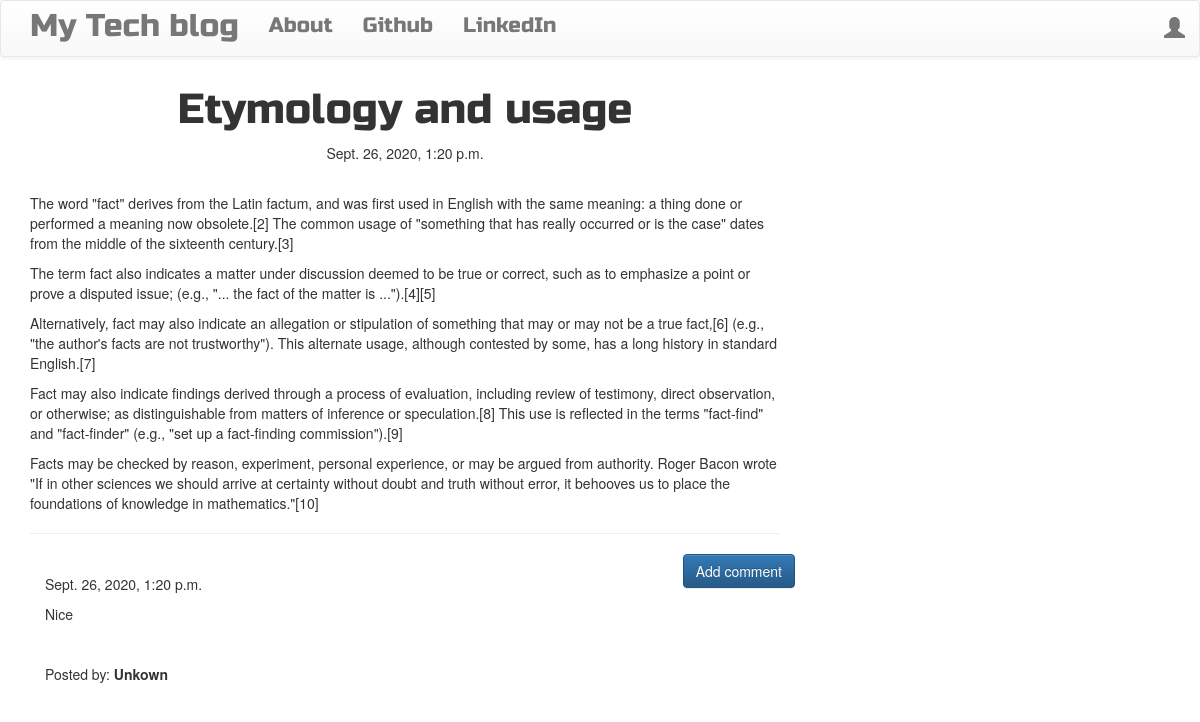
/post/1, run on the app's committed database.
### EpicBlog/models.py (models this page shows, shortened)
class Post(models.Model):
    author = models.ForeignKey('auth.User',on_delete=models.CASCADE,)
    title = models.CharField(max_length=200)
    text = models.TextField()
    img = models.ImageField(upload_to='EpicBlog/images',default="")
    created_date = models.DateTimeField(default=timezone.now)
    published_date = models.DateTimeField(blank=True, null=True)

class Comment(models.Model):
    post = models.ForeignKey('EpicBlog.Post', related_name='comments',on_delete=models.CASCADE,)
    author = models.CharField(max_length=200)
    text = models.TextField()
    created_date = models.DateTimeField(default=timezone.now)
    approved_comment = models.BooleanField(default=False)

### EpicBlog/views.py (the view)
# urls.py: url(r'^post/(?P<pk>\d+)$', views.PostDetailView.as_view(), name='post_detail'),
class PostDetailView(DetailView):
    model = Post

### EpicBlog/templates/EpicBlog/post_detail.html (shortened to what this page needs)
{% extends 'EpicBlog/base.html' %}
{% block content %}
        <h1 class='posttitle loader'>{{ post.title }}</h1>
        {% if post.published_date %}
            <div class="date postdate">
                {{ post.published_date }}
            </div>
        {% else %}
            <a class="btn btn-default" href="{% url 'post_publish' pk=post.pk %}">Publish</a>
        {% endif %}
        <div class="container">
        </div>
      <p class='postcontent' >{{ post.text|safe|linebreaksbr }}</p>
  <hr>
  <a class="btn btn-primary btn-comment" href="{% url 'add_comment_to_post' pk=post.pk %}">Add comment</a>
  <div class="container">
  {% for comment in post.comments.all %}
  <br>
      {% if user.is_authenticated or comment.approved_comment %}
              {{ comment.created_date }}
          <p>{{ comment.text|safe|linebreaks }}</p>
          <p>Posted by: <strong>{{ comment.author }}</strong></p>
      {% endif %}
  {% empty %}
      <p>No comments posted.</p>
  {% endfor %}
</div>
{% endblock %}

### EpicBlog/static/css/blog.css (style rules this page uses)
.postdate { text-align: center; }
.posttitle { font-family: 'Russo One',sans-serif; font-size: 3em; text-align: center; }
.btn-comment { position: absolute; right: 0px; }
.loader { filter:hue-rotate(0deg); color:linear-gradient(45deg,#0f8,#08f); animation:hue 10000ms infinite linear; }

### data on the page
Post: title "Etymology and usage", published_date "Sept. 26, 2020, 1:20 p.m.", text "The word \"fact\" derives from the Latin factum, and was first used in English with the same meaning: a thing done or performed a meaning now obsolete.[2] The common usage of \"something that has really occurred or is the case\" dates from the middle of the sixteenth century.[3] The term fact also indicates a matter under discussion deemed to be true or correct, such as to emphasize a point or prove a disputed issue; (e.g., \"... the fact of the matter is ...\").[4][5] Alternatively, fact may also indicate an allegation or stipulation of something that may or may not be a true fact,[6] (e.g., \"the author's facts are not trustworthy\"). This alternate usage, although contested by some, has a long…"
Comment: created_date "Sept. 26, 2020, 1:20 p.m.", text "Nice", author "Unkown"
